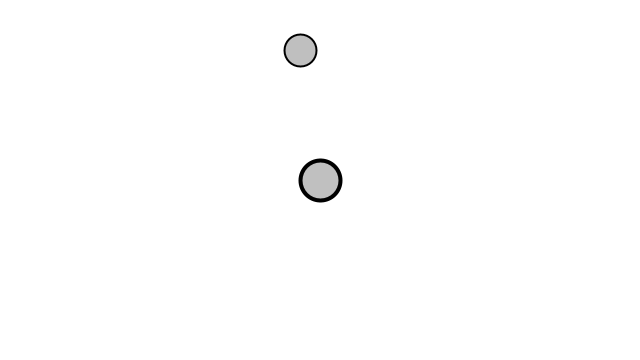
Frame 1 (no input)
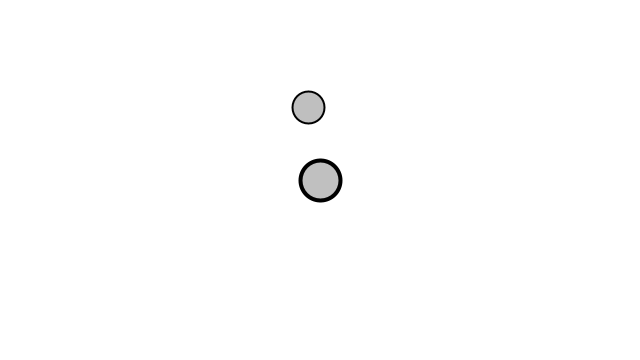
Frame 60 (the mouse pressed at the canvas centre just before this capture)
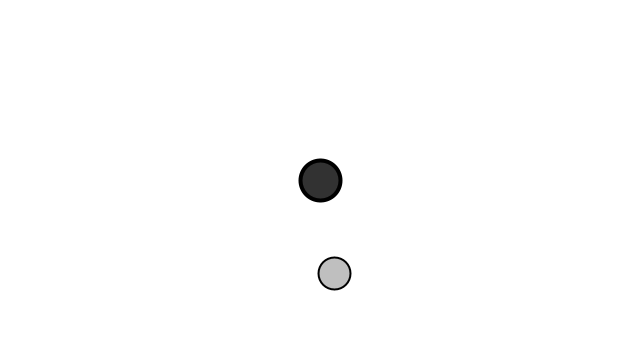
Frame 120 (the mouse held since frame 60 and released just before this capture)

The Processing sketch that drew these frames (run headless with seeded random() and noise(); from frame 60 on, the mouse is pressed at the canvas centre):

// Processing sketch: Example_2_6_Attraction
// ── Example_2_6_Attraction.pde
// The Nature of Code
// Daniel Shiffman
// http://natureofcode.com

// A Mover and an Attractor
Mover mover;
Attractor attractor;

// Gravitational constant (for global scaling)
float G = 1;

void setup() {
  size(640, 360);
  mover = new Mover(300, 50, 2);
  attractor = new Attractor();
}

void draw() {
  background(255);

  PVector force = attractor.attract(mover);
  mover.applyForce(force);
  mover.update();

  attractor.show();
  mover.show();
}

void mouseMoved() {
  attractor.handleHover(mouseX, mouseY);
}

void mousePressed() {
  attractor.handlePress(mouseX, mouseY);
}

void mouseDragged() {
  attractor.handleHover(mouseX, mouseY);
  attractor.handleDrag(mouseX, mouseY);
}

void mouseReleased() {
  attractor.stopDragging();
}

// ── Attractor.pde
// The Nature of Code
// Daniel Shiffman
// http://natureofcode.com

// An object for a draggable attractive body in our world

class Attractor {
  PVector position,dragOffset;
  float mass;
  boolean dragging,rollover;
  
  Attractor() {
    this.position = new PVector(width / 2, height / 2);
    this.mass = 20;
    this.dragOffset = new PVector(0, 0);
    this.dragging = false;
    this.rollover = false;
  }

  PVector attract(Mover mover) {
    // Calculate direction of force
    PVector force = PVector.sub(this.position, mover.position);
    // Distance between objects
    float distance = force.mag();
    // Limiting the distance to eliminate "extreme" results for very close or very far objects
    distance = constrain(distance, 5, 25);

    // Calculate gravitional force magnitude
    float strength = (G * this.mass * mover.mass) / (distance * distance);
    // Get force vector --> magnitude * direction
    force.setMag(strength);
    return force;
  }

  // Method to display
  void show() {
    strokeWeight(4);
    stroke(0);
    if (this.dragging) {
      fill(50);
    } else if (this.rollover) {
      fill(100);
    } else {
      fill(175, 200);
    }
    circle(this.position.x, this.position.y, this.mass * 2);
  }

  // The methods below are for mouse interaction
  void handlePress(float mx, float my) {
    float d = dist(mx, my, this.position.x, this.position.y);
    if (d < this.mass) {
      this.dragging = true;
      this.dragOffset.x = this.position.x - mx;
      this.dragOffset.y = this.position.y - my;
    }
  }

  void handleHover(float mx, float my) {
    float d = dist(mx, my, this.position.x, this.position.y);
    if (d < this.mass) {
      this.rollover = true;
    } else {
      this.rollover = false;
    }
  }

  void stopDragging() {
    this.dragging = false;
  }

  void handleDrag(float mx, float my) {
    if (this.dragging) {
      this.position.x = mx + this.dragOffset.x;
      this.position.y = my + this.dragOffset.y;
    }
  }
}

// ── Mover.pde
// The Nature of Code
// Daniel Shiffman
// http://natureofcode.com

class Mover {
  float mass,radius;
  PVector position,velocity,acceleration;
  
  Mover(float x, float y, float m) {
    this.mass = m;
    this.radius = m * 8;
    this.position = new PVector(x, y);
    this.velocity = new PVector(0, 0);
    this.acceleration = new PVector(0, 0);
  }
  
  // Newton's 2nd law: F = M * A
  // or A = F / M
  void applyForce(PVector force) {
    PVector f = PVector.div(force, this.mass);
    this.acceleration.add(f);
  }

  void update() {
    // Velocity changes according to acceleration
    this.velocity.add(this.acceleration);
    // position changes by velocity
    this.position.add(this.velocity);
    // We must clear acceleration each frame
    this.acceleration.mult(0);
  }

  void show() {
    stroke(0);
    strokeWeight(2);
    fill(127, 127);
    circle(this.position.x, this.position.y, this.radius * 2);
  }
}
